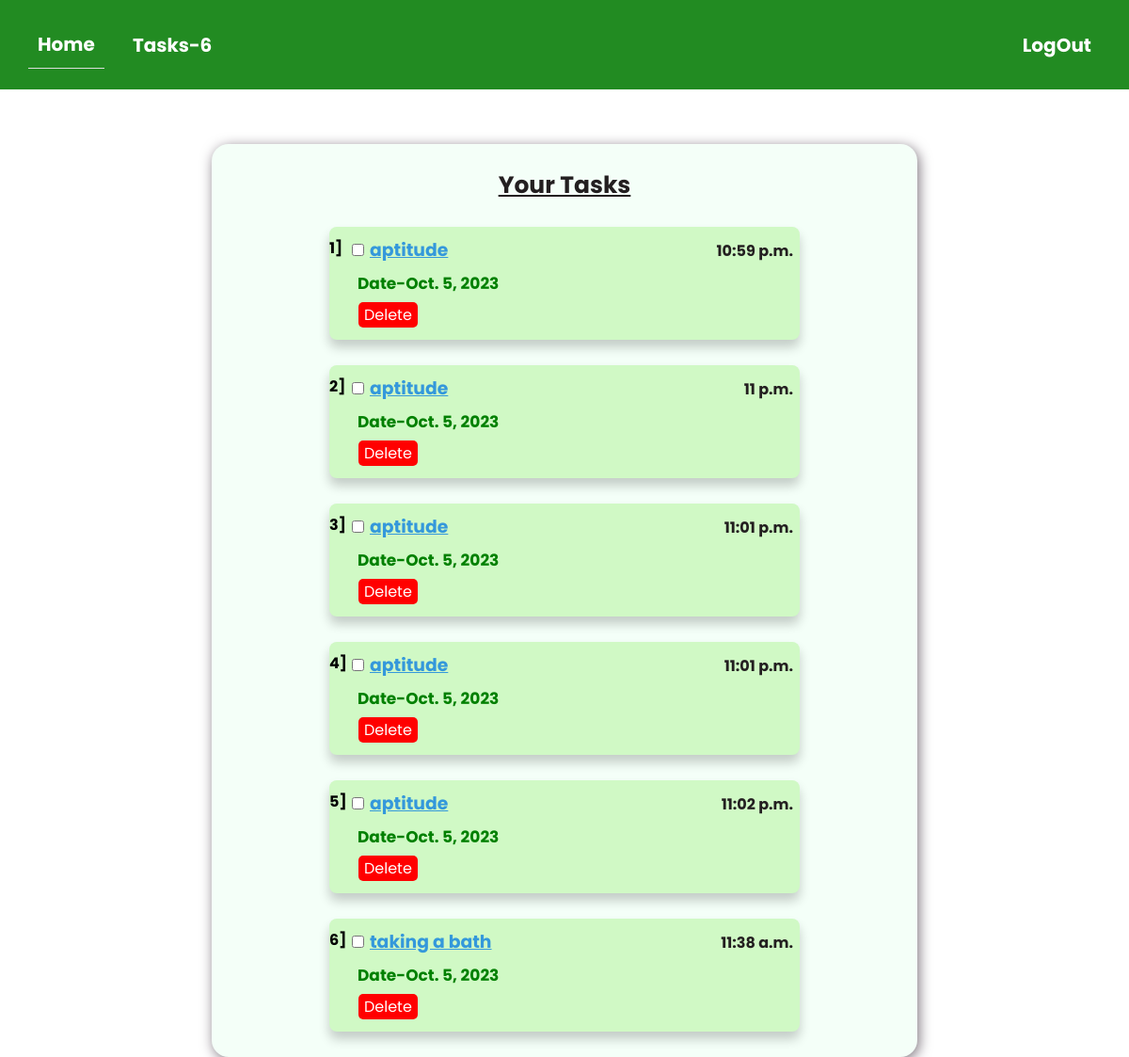
The app's page /task_l (signed in), older data.
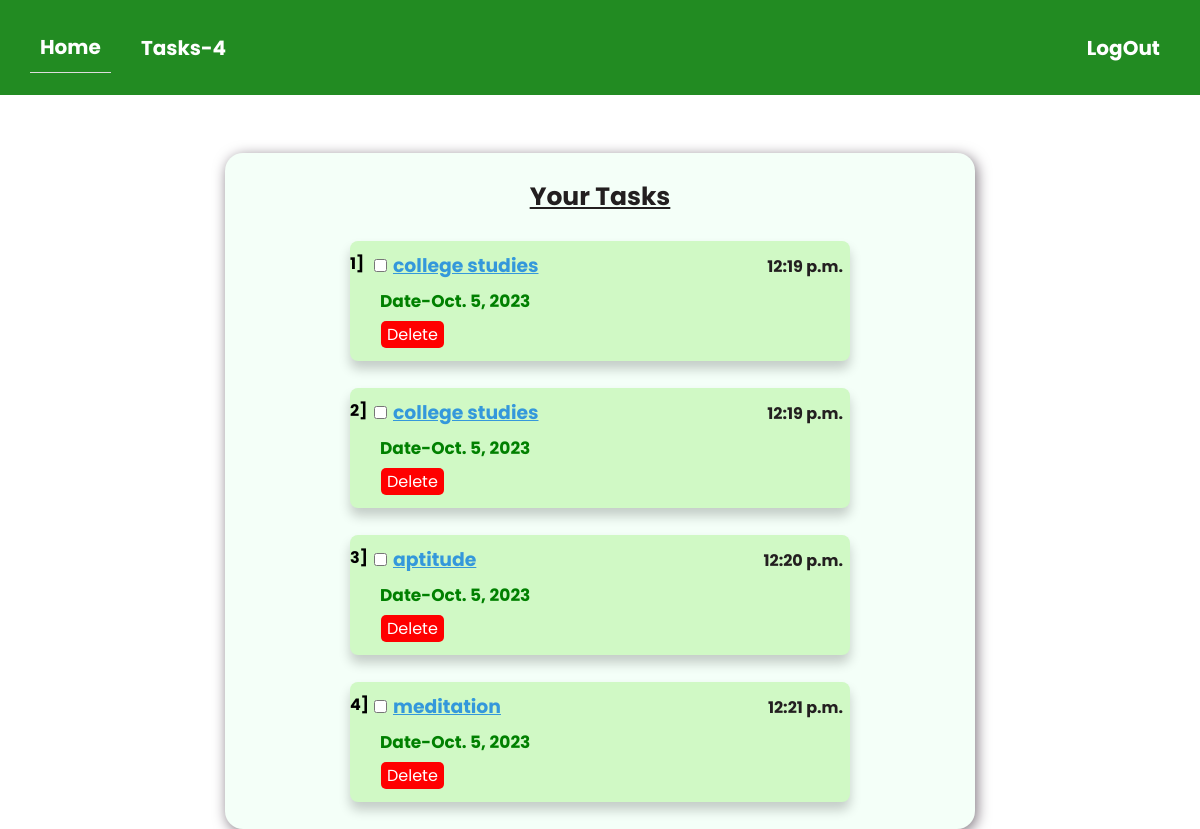
The same page, newer data.
### user_auth/models.py (models this page shows, shortened)
class Todo( models.Model):
    task_name = models.CharField(max_length=50, default='Task')
    user = models.ForeignKey(User, on_delete=models.CASCADE,default=1)
    date=models.DateField(auto_now_add=True)
    your_time = models.TimeField(auto_now_add=True)

### user_auth/views.py (the view)
# urls.py: path('task_l',task_list,name='t_list'),
def task_list(request):
    if not request.user.is_authenticated:
        return redirect('home-page')
    else:
        user = request.user
        taskss = Todo.objects.filter(user=user)
        tasksss =Todo.objects.filter(user=user).count()
        alll=Todo.objects.all()
        times=timezone.now().time()
        current_date = timezone.now().date()
        context = {
          'tasks': taskss,
          'all':alll,
           'time':times,
           'cur':current_date,
           'task_count':tasksss,
        }
        return render(request, 'task_list.html',context)

### user_auth/templates/task_list.html (shortened to what this page needs)
<!DOCTYPE html>
<html lang="en">
<head>
</head>
<body>
  <nav class="navbar">
        <ul class="nav-links">
            <li><a  class="anchor" href="{% url "home-page" %}">Home</a></li>
            <li><a class="anchor" href="{% url "t_list" %}">Tasks-<b>{{task_count}}</b></a></li>
        </ul>
        <div class="user-links">
          {% if not user.is_authenticated %}
            <li><a href='{% url "login_page" %}'>Login</a></li>
            <li><a href= '{% url "signup_page" %}'>Sign Up</a></li>
          {% else %}
            <li><a class="anchor" href= '{% url "logout_page" %}'>LogOut</a></li>
          {% endif %}
        </div>
    </nav>
      <div class="container3">
 <div class="container2">
 <form action="{% url "t_list" %}">
    {% if tasks %}
    <h3 class="t">Your Tasks</h3>
      {% for  task in tasks  %}
        <div class="sub-container">
            <input type="checkbox" onclick="tickcheckbox()" class="mycheckbox" name="task_checkbox" value="{{ item.id }}"> <b style="position: relative;top: 10px;"> {{forloop.counter}}]</b>
            <h2 class="task" class="h22">{{task.task_name}}</h2>
            <h3 class="time">{{ task.your_time}}</h3>
            <h3 class="dates"> Date-{{cur}}</h3>
            <a class="delt" href="{% url "delete_task" task.id %}">Delete</a>
        </div>
      {% endfor %}
   {% endif %}
</form>
</div>
</div>
</body>
</html>

Row changes from the older to the newer data that the page shows:
removed Todo: task_name "aptitude", your_time "10:59 p.m."
removed Todo: task_name "aptitude", your_time "11 p.m."
removed Todo: task_name "aptitude", your_time "11:01 p.m."
removed Todo: task_name "aptitude", your_time "11:01 p.m."
removed Todo: task_name "aptitude", your_time "11:02 p.m."
removed Todo: task_name "taking a bath", your_time "11:38 a.m.", date "Oct. 5, 2023"
added Todo: task_name "college studies", your_time "12:19 p.m.", date "Oct. 5, 2023"
added Todo: task_name "college studies", your_time "12:19 p.m.", date "Oct. 5, 2023"
added Todo: task_name "aptitude", your_time "12:20 p.m.", date "Oct. 5, 2023"
added Todo: task_name "meditation", your_time "12:21 p.m.", date "Oct. 5, 2023"
Text that changed along with them:
{{ task_count }}: "6" → "4"
